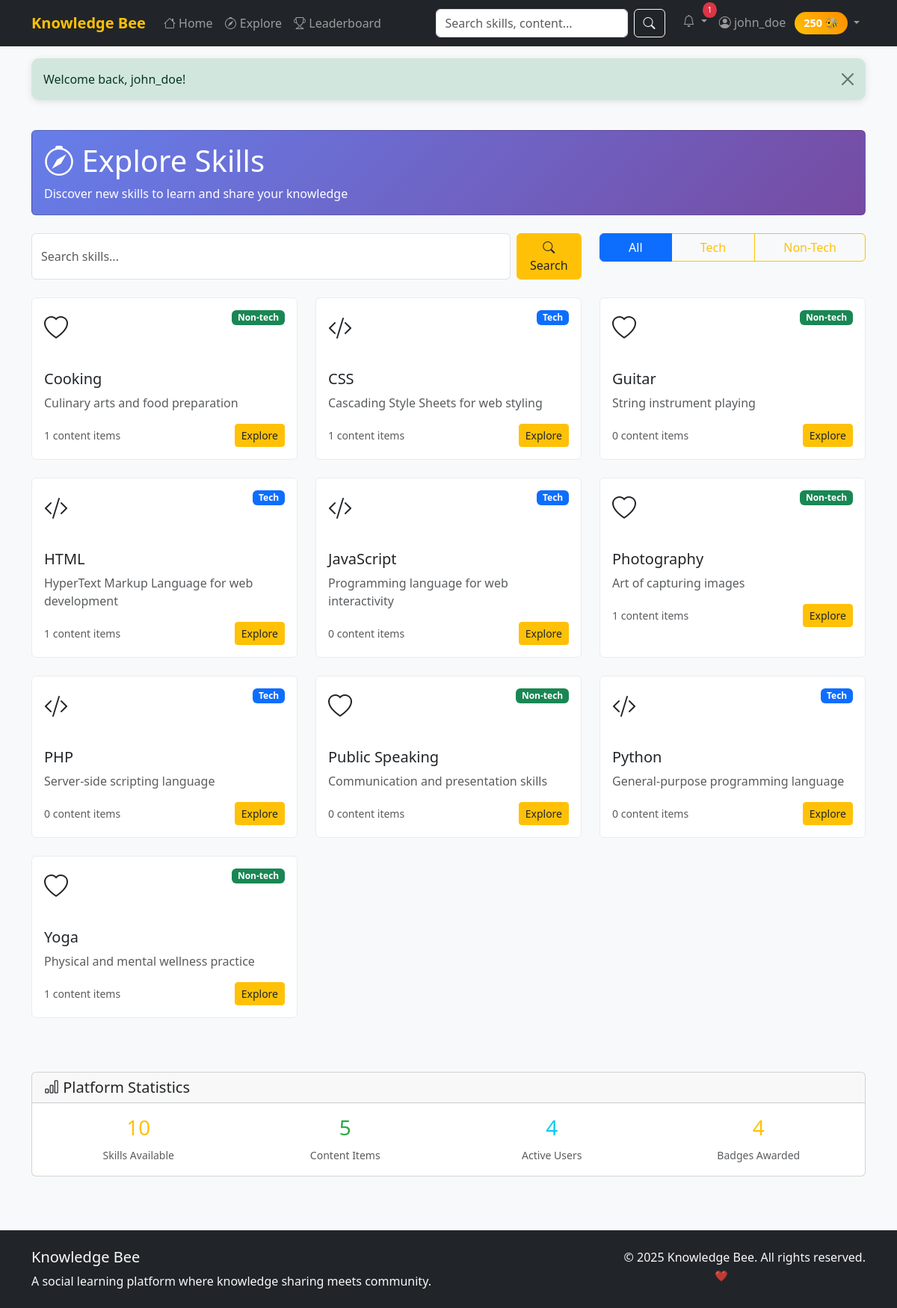
Screenshot of /pages/explore.php (signed in) with the database file from the repository.
### tables this page shows
CREATE TABLE users (
    id INT PRIMARY KEY AUTO_INCREMENT,
    username VARCHAR(50) UNIQUE NOT NULL,
    email VARCHAR(100) UNIQUE NOT NULL,
    password VARCHAR(255) NOT NULL,
    profile_pic VARCHAR(255) DEFAULT 'default.jpg',
    coins INT DEFAULT 100,
    bio TEXT,
    skills_teach TEXT,
    skills_learn TEXT,
    is_admin BOOLEAN DEFAULT FALSE,
    is_verified BOOLEAN DEFAULT FALSE,
    status ENUM('active', 'suspended', 'banned') DEFAULT 'active',
    created_at TIMESTAMP DEFAULT CURRENT_TIMESTAMP,
    updated_at TIMESTAMP DEFAULT CURRENT_TIMESTAMP ON UPDATE CURRENT_TIMESTAMP
);

CREATE TABLE skills (
    id INT PRIMARY KEY AUTO_INCREMENT,
    name VARCHAR(100) UNIQUE NOT NULL,
    category ENUM('tech', 'non-tech') NOT NULL,
    description TEXT,
    icon VARCHAR(255),
    is_banned BOOLEAN DEFAULT FALSE,
    created_at TIMESTAMP DEFAULT CURRENT_TIMESTAMP
);

### includes/functions.php (called while the page is built, shortened)
<?php
require_once 'database.php';
function isLoggedIn() {
    return isset($_SESSION['user_id']);
}
function getUserCoins($userId) {
    global $db;
    $user = $db->fetchOne("SELECT coins FROM users WHERE id = ?", [$userId]);
    return $user ? $user['coins'] : 0;
}
function getAllSkills($category = null) {
    global $db;
    $sql = "SELECT s.*,
                   (SELECT COUNT(*) FROM content WHERE skill_id = s.id AND status = 'approved') as content_count
            FROM skills s
            WHERE s.is_banned = 0";
    $params = [];
    $sql .= " ORDER BY s.name";
    return $db->fetchAll($sql, $params);
}
function getUnreadNotificationCount($userId) {
    global $db;
    return $db->count('notifications', ['user_id' => $userId, 'is_read' => 0]);
}
function getFlashMessage() {
    if (isset($_SESSION['flash'])) {
        $flash = $_SESSION['flash'];
        return $flash;
    }
    return null;
}
?>

### includes/database.php (called while the page is built, shortened)
<?php
class Database {
    private $pdo;
    private static $instance = null;
    private function __construct() {
        try {
            $dsn = "mysql:host=" . DB_HOST . ";dbname=" . DB_NAME . ";charset=utf8mb4";
            $this->pdo = new PDO($dsn, DB_USER, DB_PASS, [
                PDO::ATTR_ERRMODE => PDO::ERRMODE_EXCEPTION,
                PDO::ATTR_DEFAULT_FETCH_MODE => PDO::FETCH_ASSOC,
                PDO::ATTR_EMULATE_PREPARES => false
            ]);
        } catch (PDOException $e) {
            die("Database connection failed: " . $e->getMessage());
        }
    }
    public static function getInstance() {
        if (self::$instance === null) {
            self::$instance = new self();
        }
        return self::$instance;
    }
    public function query($sql, $params = []) {
        try {
            $stmt = $this->pdo->prepare($sql);
            $stmt->execute($params);
            return $stmt;
        } catch (PDOException $e) {
            error_log("Database query error: " . $e->getMessage());
            return false;
        }
    }
    public function fetchOne($sql, $params = []) {
        $stmt = $this->query($sql, $params);
        return $stmt ? $stmt->fetch() : false;
    }
    public function fetchAll($sql, $params = []) {
        $stmt = $this->query($sql, $params);
        return $stmt ? $stmt->fetchAll() : false;
    }
    public function count($table, $conditions = []) {
        $where = [];
        $params = [];
        foreach ($conditions as $column => $value) {
            $where[] = "$column = ?";
            $params[] = $value;
        }
        $sql = "SELECT COUNT(*) as count FROM $table";
        if (!empty($where)) {
            $sql .= " WHERE " . implode(' AND ', $where);
        }
        $result = $this->fetchOne($sql, $params);
        return $result ? (int)$result['count'] : 0;
    }
}
$db = Database::getInstance();
?>

### pages/explore.php (the view, shortened to what this page needs)
<?php
require_once '../includes/functions.php';
$category = isset($_GET['category']) ? sanitizeInput($_GET['category']) : '';
$search = isset($_GET['search']) ? sanitizeInput($_GET['search']) : '';
$skills = getAllSkills($category);
include '../templates/header.php';
?>
<div class="container">
    <div class="row mb-4">
        <div class="col-12">
            <div class="card bg-gradient-primary text-white">
                <div class="card-body">
                    <h1 class="mb-2">
                        <i class="bi bi-compass"></i> Explore Skills
                    </h1>
                    <p class="mb-0">Discover new skills to learn and share your knowledge</p>
                </div>
            </div>
        </div>
    </div>
    <div class="row mb-4">
        <div class="col-md-8">
            <form method="GET" action="" class="d-flex">
                <input type="text" class="form-control me-2" name="search"
                       placeholder="Search skills..."
                       value="<?php echo htmlspecialchars($search); ?>">
                <button type="submit" class="btn btn-primary">
                    <i class="bi bi-search"></i> Search
                </button>
            </form>
        </div>
        <div class="col-md-4">
            <div class="btn-group w-100" role="group">
                <a href="?<?php echo $search ? 'search=' . urlencode($search) . '&' : ''; ?>"
                   class="btn btn-outline-primary <?php echo !$category ? 'active' : ''; ?>">
                    All
                </a>
                <a href="?category=tech<?php echo $search ? '&search=' . urlencode($search) : ''; ?>"
                   class="btn btn-outline-primary <?php echo $category === 'tech' ? 'active' : ''; ?>">
                    Tech
                </a>
                <a href="?category=non-tech<?php echo $search ? '&search=' . urlencode($search) : ''; ?>"
                   class="btn btn-outline-primary <?php echo $category === 'non-tech' ? 'active' : ''; ?>">
                    Non-Tech
                </a>
            </div>
        </div>
    </div>
    <div class="row">
        <?php if ($skills): ?>
            <?php foreach ($skills as $skill): ?>
                <div class="col-md-6 col-lg-4 mb-4">
                    <div class="card skill-card h-100">
                        <div class="card-body">
                            <div class="d-flex justify-content-between align-items-start mb-3">
                                <div class="content-type-icon <?php echo $skill['category']; ?>">
                                    <i class="bi bi-<?php echo $skill['category'] === 'tech' ? 'code-slash' : 'heart'; ?>"></i>
                                </div>
                                <span class="badge bg-<?php echo $skill['category'] === 'tech' ? 'primary' : 'success'; ?>">
                                    <?php echo ucfirst($skill['category']); ?>
                                </span>
                            </div>
                            <h5 class="card-title"><?php echo htmlspecialchars($skill['name']); ?></h5>
                            <p class="card-text text-muted">
                                <?php echo htmlspecialchars($skill['description']); ?>
                            </p>
                            <div class="d-flex justify-content-between align-items-center">
                                <span class="text-muted small">
                                    <?php echo $skill['content_count']; ?> content items
                                </span>
                                <a href="skill.php?id=<?php echo $skill['id']; ?>" class="btn btn-primary btn-sm">
                                    Explore
                                </a>
                            </div>
                        </div>
                    </div>
                </div>
            <?php endforeach; ?>
        <?php endif; ?>
    </div>
    <div class="row mt-5">
        <div class="col-12">
            <div class="card">
                <div class="card-header">
                    <h5 class="mb-0">
                        <i class="bi bi-bar-chart"></i> Platform Statistics
                    </h5>
                </div>
                <div class="card-body">
                    <div class="row text-center">
                        <?php
                        $totalSkills = $db->count('skills', ['is_banned' => 0]);
                        $totalContent = $db->count('content', ['status' => 'approved']);
                        $totalUsers = $db->count('users', ['status' => 'active']);
                        $totalBadges = $db->count('badges');
                        ?>
                        <div class="col-md-3">
                            <div class="h3 text-primary"><?php echo $totalSkills; ?></div>
                            <small class="text-muted">Skills Available</small>
                        </div>
                        <div class="col-md-3">
                            <div class="h3 text-success"><?php echo $totalContent; ?></div>
                            <small class="text-muted">Content Items</small>
                        </div>
                        <div class="col-md-3">
                            <div class="h3 text-info"><?php echo $totalUsers; ?></div>
                            <small class="text-muted">Active Users</small>
                        </div>
                        <div class="col-md-3">
                            <div class="h3 text-warning"><?php echo $totalBadges; ?></div>
                            <small class="text-muted">Badges Awarded</small>
                        </div>
                    </div>
                </div>
            </div>
        </div>
    </div>
</div>
<?php include '../templates/footer.php'; ?>

### templates/header.php (shortened to what this page needs)
<!DOCTYPE html>
<html lang="en">
<head>
    <link href="https://cdn.jsdelivr.net/npm/bootstrap@5.3.0/dist/css/bootstrap.min.css" rel="stylesheet">
    <link href="https://cdn.jsdelivr.net/npm/bootstrap-icons@1.10.0/font/bootstrap-icons.css" rel="stylesheet">
    <link href="../assets/css/style.css" rel="stylesheet">
</head>
<body>
    <nav class="navbar navbar-expand-lg navbar-dark bg-dark">
        <div class="container">
            <a class="navbar-brand" href="../index.php">
                <i class="bi bi-bee"></i> Knowledge Bee
            </a>
            <div class="collapse navbar-collapse" id="navbarNav">
                <ul class="navbar-nav me-auto">
                    <li class="nav-item">
                        <a class="nav-link" href="home.php">
                            <i class="bi bi-house"></i> Home
                        </a>
                    </li>
                    <li class="nav-item">
                        <a class="nav-link" href="explore.php">
                            <i class="bi bi-compass"></i> Explore
                        </a>
                    </li>
                    <li class="nav-item">
                        <a class="nav-link" href="leaderboard.php">
                            <i class="bi bi-trophy"></i> Leaderboard
                        </a>
                    </li>
                </ul>
                <form class="d-flex me-3" action="search.php" method="GET">
                    <input class="form-control me-2" type="search" name="q" placeholder="Search skills, content..."
                           value="<?php echo isset($_GET['q']) ? htmlspecialchars($_GET['q']) : ''; ?>">
                    <button class="btn btn-outline-light" type="submit">
                        <i class="bi bi-search"></i>
                    </button>
                </form>
                <ul class="navbar-nav">
                    <?php if (isLoggedIn()): ?>
                        <li class="nav-item dropdown">
                            <a class="nav-link dropdown-toggle position-relative" href="#" id="notificationsDropdown"
                               role="button" data-bs-toggle="dropdown">
                                <i class="bi bi-bell"></i>
                                <?php
                                $unreadCount = getUnreadNotificationCount($_SESSION['user_id']);
                                if ($unreadCount > 0):
                                ?>
                                    <span class="notification-badge"><?php echo $unreadCount; ?></span>
                                <?php endif; ?>
                            </a>
                        </li>
                        <li class="nav-item dropdown">
                            <a class="nav-link dropdown-toggle" href="#" id="userDropdown" role="button" data-bs-toggle="dropdown">
                                <i class="bi bi-person-circle"></i> <?php echo htmlspecialchars($_SESSION['username']); ?>
                                <span class="coin-badge ms-2"><?php echo getUserCoins($_SESSION['user_id']); ?> 🐝</span>
                            </a>
                        </li>
                    <?php endif; ?>
                </ul>
            </div>
        </div>
    </nav>
    <?php
    $flash = getFlashMessage();
    if ($flash):
    ?>
        <div class="container mt-3">
            <div class="alert alert-<?php echo $flash['type']; ?> alert-dismissible fade show alert-custom" role="alert">
                <?php echo htmlspecialchars($flash['message']); ?>
                <button type="button" class="btn-close" data-bs-dismiss="alert"></button>
            </div>
        </div>
    <?php endif; ?>
    <main class="py-4">

### assets/css/style.css (style rules this page uses)
:root { --primary-color: #ffc107; --secondary-color: #6c757d; --success-color: #28a745; --danger-color: #dc3545; --warning-color: #ffc107; --info-color: #17a2b8; --light-color: #f8f9fa; --dark-color: #343a40; }
body { font-family: 'Segoe UI', Tahoma, Geneva, Verdana, sans-serif; background-color: #f8f9fa; }
.navbar-brand { font-weight: bold; color: var(--primary-color) !important; }
.coin-badge { background: linear-gradient(45deg, #ffc107, #ff8c00); color: white; border-radius: 20px; padding: 4px 12px; font-size: 0.9rem; font-weight: bold; display: inline-block; }
.skill-card { transition: transform 0.2s, box-shadow 0.2s; border: 1px solid #e9ecef; cursor: pointer; }
.btn-primary { background-color: var(--primary-color); border-color: var(--primary-color); color: #212529; }
.btn-outline-primary { color: var(--primary-color); border-color: var(--primary-color); }
.alert-custom { border-radius: 10px; border: none; box-shadow: 0 2px 10px rgba(0,0,0,0.1); }
.notification-badge { position: absolute; top: -5px; right: -5px; background-color: var(--danger-color); color: white; border-radius: 50%; padding: 2px 6px; font-size: 0.7rem; min-width: 18px; text-align: center; }
.bg-gradient-primary { background: linear-gradient(135deg, #667eea 0%, #764ba2 100%); }
.text-primary { color: var(--primary-color) !important; }
.text-success { color: var(--success-color) !important; }
.text-warning { color: var(--warning-color) !important; }
.content-type-icon { font-size: 2rem; margin-bottom: 1rem; }

### templates/header.php (style rules this page uses)
:root { --primary-color: #ffc107; --secondary-color: #6c757d; --success-color: #28a745; --danger-color: #dc3545; --warning-color: #ffc107; --info-color: #17a2b8; }
.navbar-brand { font-weight: bold; color: var(--primary-color) !important; }
.coin-badge { background: linear-gradient(45deg, #ffc107, #ff8c00); color: white; border-radius: 20px; padding: 4px 12px; font-size: 0.9rem; font-weight: bold; }
.skill-card { transition: transform 0.2s, box-shadow 0.2s; border: 1px solid #e9ecef; }
.btn-primary { background-color: var(--primary-color); border-color: var(--primary-color); color: #212529; }
.alert-custom { border-radius: 10px; border: none; }
.notification-badge { position: absolute; top: -5px; right: -5px; background-color: var(--danger-color); color: white; border-radius: 50%; padding: 2px 6px; font-size: 0.7rem; }

### rows the page displays
users: coins "250"
skills: category "Non-tech", name "Cooking", description "Culinary arts and food preparation", content_count "1"
skills: category "Tech", name "CSS", description "Cascading Style Sheets for web styling", content_count "1"
skills: category "Non-tech", name "Guitar", description "String instrument playing", content_count "0"
skills: category "Tech", name "HTML", description "HyperText Markup Language for web development", content_count "1"
skills: category "Tech", name "JavaScript", description "Programming language for web interactivity", content_count "0"
skills: category "Non-tech", name "Photography", description "Art of capturing images", content_count "1"
skills: category "Tech", name "PHP", description "Server-side scripting language", content_count "0"
skills: category "Non-tech", name "Public Speaking", description "Communication and presentation skills", content_count "0"
skills: category "Tech", name "Python", description "General-purpose programming language", content_count "0"
skills: category "Non-tech", name "Yoga", description "Physical and mental wellness practice", content_count "1"

### other values shown
$unreadCount "1"
$_SESSION['username'] "john_doe"
$flash['message'] "Welcome back, john_doe!"
$totalSkills "10"
$totalContent "5"
$totalUsers "4"
$totalBadges "4"
